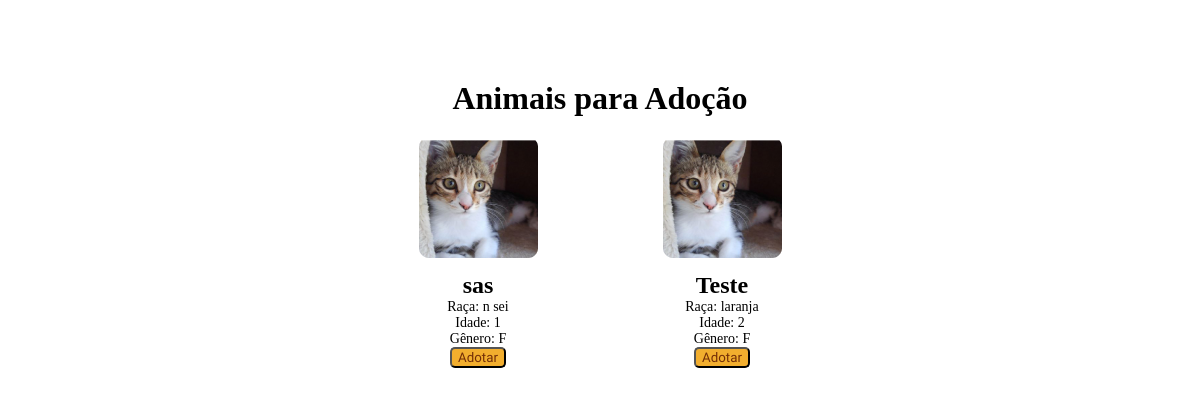
The app's page /cats/, older data.
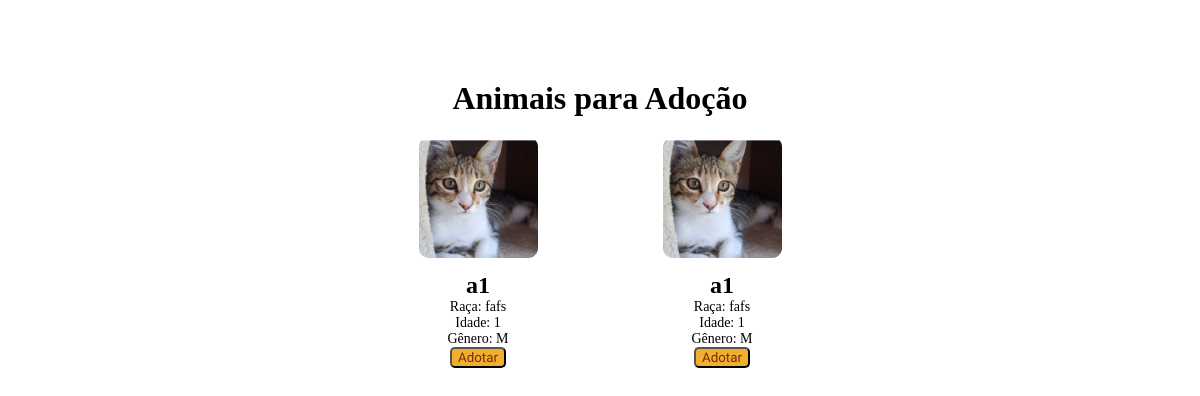
The same page, newer data.
### app_abrigo_amigo/models.py (models this page shows, shortened)
class Animais(models.Model):
    id_animal = models.AutoField(primary_key=True)
    nome = models.CharField(max_length=100)
    idade = models.IntegerField()
    raça = models.CharField(max_length=100)
    gênero = models.CharField(max_length=50, default='Desconhecido')
    tipo = models.CharField(max_length=50)
    photo = models.ImageField(upload_to='', null=True, blank=True)

### app_abrigo_amigo/views.py (the view)
# urls.py: path('cats/', views.cats_page, name='cats_page'),
def cats_page(request):
    animais = Animais.objects.filter(tipo='G')
    return render(request, 'admin/cats_page.html', {'animais': animais})

### app_abrigo_amigo/templates/admin/cats_page.html (shortened to what this page needs)
<!DOCTYPE html>
{% load static %}
<html lang="en">
<head>
    <link rel="stylesheet" href="{% static 'css/style.css' %}">
</head>
<body>
    <div class="container">
        <h1>Animais para Adoção</h1>
            {% for animal in animais %}
            <div class="dog">
                <img src="{% static 'img\btexp\Rectangle 315.png' %}" alt="Cachorro 1">
                <h2>{{ animal.nome }}</h2>
                <p>Raça: {{ animal.raça }}</p>
                <p>Idade: {{ animal.idade }}</p>
                <p>Gênero: {{ animal.gênero }}</p>
                <a href="{% url 'page_adote' id_animal=animal.id_animal %}"><button>Adotar</button></a>
            </div>
            {% endfor %}
        </div>
</body>
</html>

Row changes from the older to the newer data that the page shows:
no longer on this page (row edited): Animais: nome "sas", raça "n sei", idade "1", gênero "F"
no longer on this page (row edited): Animais: nome "Teste", raça "laranja", idade "2", gênero "F"
added Animais: nome "a1", raça "fafs", idade "1", gênero "M"
added Animais: nome "a1", raça "fafs", idade "1", gênero "M"
